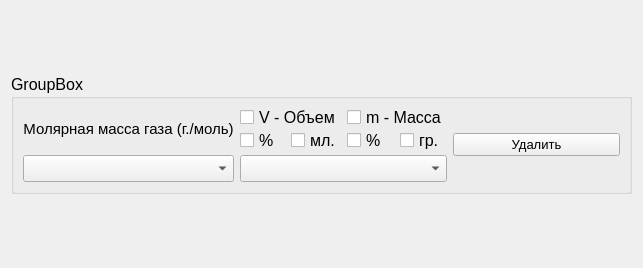
<?xml version="1.0" encoding="UTF-8"?>
<ui version="4.0">
 <class>Form</class>
 <widget class="QWidget" name="Form">
  <property name="geometry">
   <rect>
    <x>0</x>
    <y>0</y>
    <width>643</width>
    <height>268</height>
   </rect>
  </property>
  <property name="sizePolicy">
   <sizepolicy hsizetype="Preferred" vsizetype="Minimum">
    <horstretch>0</horstretch>
    <verstretch>0</verstretch>
   </sizepolicy>
  </property>
  <property name="windowTitle">
   <string>Form</string>
  </property>
  <layout class="QHBoxLayout" name="horizontalLayout">
   <item>
    <widget class="QGroupBox" name="groupBox">
     <property name="sizePolicy">
      <sizepolicy hsizetype="Preferred" vsizetype="Preferred">
       <horstretch>0</horstretch>
       <verstretch>0</verstretch>
      </sizepolicy>
     </property>
     <property name="minimumSize">
      <size>
       <width>0</width>
       <height>120</height>
      </size>
     </property>
     <property name="maximumSize">
      <size>
       <width>16777215</width>
       <height>120</height>
      </size>
     </property>
     <property name="font">
      <font>
       <pointsize>12</pointsize>
       <italic>false</italic>
       <bold>false</bold>
      </font>
     </property>
     <property name="title">
      <string>GroupBox</string>
     </property>
     <layout class="QVBoxLayout" name="verticalLayout_2">
      <item>
       <layout class="QHBoxLayout" name="input_data">
        <item>
         <layout class="QVBoxLayout" name="mol_mass_input">
          <item>
           <widget class="QLabel" name="mol_mass_label">
            <property name="font">
             <font>
              <pointsize>11</pointsize>
              <italic>false</italic>
              <bold>false</bold>
             </font>
            </property>
            <property name="text">
             <string>Молярная масса газа (г./моль)</string>
            </property>
            <property name="alignment">
             <set>Qt::AlignCenter</set>
            </property>
           </widget>
          </item>
          <item>
           <widget class="QComboBox" name="mol_mass_comboBox"/>
          </item>
         </layout>
        </item>
        <item>
         <layout class="QVBoxLayout" name="mass_or_volume_input">
          <item>
           <layout class="QHBoxLayout" name="mass_or_volume_choice">
            <item>
             <layout class="QVBoxLayout" name="volume_choice">
              <item>
               <widget class="QCheckBox" name="volume_checkbox">
                <property name="text">
                 <string>V - Объем</string>
                </property>
               </widget>
              </item>
              <item>
               <layout class="QHBoxLayout" name="volume_units_choice">
                <item>
                 <widget class="QCheckBox" name="percent_checkbox_2">
                  <property name="text">
                   <string>%</string>
                  </property>
                 </widget>
                </item>
                <item>
                 <widget class="QCheckBox" name="ml_checkbox">
                  <property name="text">
                   <string>мл.</string>
                  </property>
                 </widget>
                </item>
               </layout>
              </item>
             </layout>
            </item>
            <item>
             <layout class="QVBoxLayout" name="mass_choice">
              <item>
               <widget class="QCheckBox" name="mass_checkbox">
                <property name="text">
                 <string>m - Масса</string>
                </property>
               </widget>
              </item>
              <item>
               <layout class="QHBoxLayout" name="mass_units_choice">
                <item>
                 <widget class="QCheckBox" name="percent_checkbox">
                  <property name="text">
                   <string>%</string>
                  </property>
                 </widget>
                </item>
                <item>
                 <widget class="QCheckBox" name="g_checkbox">
                  <property name="text">
                   <string>гр.</string>
                  </property>
                 </widget>
                </item>
               </layout>
              </item>
             </layout>
            </item>
           </layout>
          </item>
          <item>
           <widget class="QComboBox" name="mass_volume_comboBox"/>
          </item>
         </layout>
        </item>
        <item>
         <widget class="QPushButton" name="delete_button">
          <property name="font">
           <font>
            <pointsize>10</pointsize>
            <italic>false</italic>
            <bold>false</bold>
           </font>
          </property>
          <property name="text">
           <string>Удалить</string>
          </property>
         </widget>
        </item>
       </layout>
      </item>
     </layout>
    </widget>
   </item>
  </layout>
 </widget>
 <resources/>
 <connections/>
</ui>
